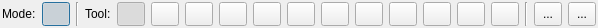
<?xml version="1.0" encoding="UTF-8"?>
<ui version="4.0">
 <class>compassDlg</class>
 <widget class="QDialog" name="compassDlg">
  <property name="geometry">
   <rect>
    <x>0</x>
    <y>0</y>
    <width>589</width>
    <height>28</height>
   </rect>
  </property>
  <property name="sizePolicy">
   <sizepolicy hsizetype="Maximum" vsizetype="Preferred">
    <horstretch>0</horstretch>
    <verstretch>0</verstretch>
   </sizepolicy>
  </property>
  <property name="windowTitle">
   <string>Compass</string>
  </property>
  <layout class="QHBoxLayout">
   <property name="leftMargin">
    <number>2</number>
   </property>
   <property name="topMargin">
    <number>2</number>
   </property>
   <property name="rightMargin">
    <number>2</number>
   </property>
   <property name="bottomMargin">
    <number>2</number>
   </property>
   <item>
    <widget class="QLabel" name="modeLabel_2">
     <property name="text">
      <string>Mode:</string>
     </property>
    </widget>
   </item>
   <item>
    <widget class="QPushButton" name="compassMode">
     <property name="sizePolicy">
      <sizepolicy hsizetype="Fixed" vsizetype="Fixed">
       <horstretch>0</horstretch>
       <verstretch>0</verstretch>
      </sizepolicy>
     </property>
     <property name="minimumSize">
      <size>
       <width>28</width>
       <height>24</height>
      </size>
     </property>
     <property name="maximumSize">
      <size>
       <width>28</width>
       <height>24</height>
      </size>
     </property>
     <property name="toolTip">
      <string>Activate compass mode to make structural measurements</string>
     </property>
     <property name="text">
      <string/>
     </property>
     <property name="icon">
      <iconset resource="../../../qCC/icones.qrc">
       <normaloff>:/CC/images/qCompass.png</normaloff>:/CC/images/qCompass.png</iconset>
     </property>
     <property name="checkable">
      <bool>true</bool>
     </property>
     <property name="checked">
      <bool>true</bool>
     </property>
     <property name="default">
      <bool>false</bool>
     </property>
     <property name="flat">
      <bool>false</bool>
     </property>
    </widget>
   </item>
   <item>
    <widget class="Line" name="line_4">
     <property name="orientation">
      <enum>Qt::Vertical</enum>
     </property>
    </widget>
   </item>
   <item>
    <widget class="QLabel" name="modeLabel">
     <property name="frameShape">
      <enum>QFrame::NoFrame</enum>
     </property>
     <property name="text">
      <string>Tool:</string>
     </property>
     <property name="scaledContents">
      <bool>false</bool>
     </property>
    </widget>
   </item>
   <item>
    <widget class="QPushButton" name="pickModeButton">
     <property name="enabled">
      <bool>true</bool>
     </property>
     <property name="sizePolicy">
      <sizepolicy hsizetype="Fixed" vsizetype="Fixed">
       <horstretch>0</horstretch>
       <verstretch>0</verstretch>
      </sizepolicy>
     </property>
     <property name="minimumSize">
      <size>
       <width>28</width>
       <height>24</height>
      </size>
     </property>
     <property name="maximumSize">
      <size>
       <width>28</width>
       <height>24</height>
      </size>
     </property>
     <property name="toolTip">
      <string>Picking Tool. Use this to select GeoObjects or measurements.</string>
     </property>
     <property name="text">
      <string/>
     </property>
     <property name="icon">
      <iconset resource="../../../qCC/icones.qrc">
       <normaloff>:/CC/images/dbGBLSensorSymbol.png</normaloff>:/CC/images/dbGBLSensorSymbol.png</iconset>
     </property>
     <property name="checkable">
      <bool>true</bool>
     </property>
     <property name="checked">
      <bool>true</bool>
     </property>
    </widget>
   </item>
   <item>
    <widget class="QPushButton" name="SelectButton">
     <property name="sizePolicy">
      <sizepolicy hsizetype="Fixed" vsizetype="Fixed">
       <horstretch>0</horstretch>
       <verstretch>0</verstretch>
      </sizepolicy>
     </property>
     <property name="minimumSize">
      <size>
       <width>28</width>
       <height>24</height>
      </size>
     </property>
     <property name="maximumSize">
      <size>
       <width>28</width>
       <height>24</height>
      </size>
     </property>
     <property name="text">
      <string/>
     </property>
     <property name="icon">
      <iconset resource="../../../qCC/icones.qrc">
       <normaloff>:/CC/images/select.png</normaloff>:/CC/images/select.png</iconset>
     </property>
    </widget>
   </item>
   <item>
    <widget class="QPushButton" name="PolyLineButton">
     <property name="sizePolicy">
      <sizepolicy hsizetype="Fixed" vsizetype="Fixed">
       <horstretch>0</horstretch>
       <verstretch>0</verstretch>
      </sizepolicy>
     </property>
     <property name="minimumSize">
      <size>
       <width>28</width>
       <height>24</height>
      </size>
     </property>
     <property name="maximumSize">
      <size>
       <width>28</width>
       <height>24</height>
      </size>
     </property>
     <property name="toolTip">
      <string>Plane Tool: Measure surface orientations</string>
     </property>
     <property name="text">
      <string/>
     </property>
     <property name="icon">
      <iconset resource="../../../qCC/icones.qrc">
       <normaloff>:/CC/images/ccTracePolyline.png</normaloff>:/CC/images/ccTracePolyline.png</iconset>
     </property>
     <property name="checkable">
      <bool>true</bool>
     </property>
     <property name="checked">
      <bool>false</bool>
     </property>
     <property name="autoDefault">
      <bool>false</bool>
     </property>
     <property name="default">
      <bool>false</bool>
     </property>
     <property name="flat">
      <bool>false</bool>
     </property>
    </widget>
   </item>
   <item>
    <widget class="QPushButton" name="NodeEditButton">
     <property name="sizePolicy">
      <sizepolicy hsizetype="Fixed" vsizetype="Fixed">
       <horstretch>0</horstretch>
       <verstretch>0</verstretch>
      </sizepolicy>
     </property>
     <property name="minimumSize">
      <size>
       <width>28</width>
       <height>24</height>
      </size>
     </property>
     <property name="maximumSize">
      <size>
       <width>28</width>
       <height>24</height>
      </size>
     </property>
     <property name="toolTip">
      <string>Plane Tool: Measure surface orientations</string>
     </property>
     <property name="text">
      <string/>
     </property>
     <property name="icon">
      <iconset resource="../../../qCC/icones.qrc">
       <normaloff>:/CC/images/dbPolylineSymbol.png</normaloff>:/CC/images/dbPolylineSymbol.png</iconset>
     </property>
     <property name="checkable">
      <bool>true</bool>
     </property>
     <property name="checked">
      <bool>false</bool>
     </property>
     <property name="autoDefault">
      <bool>false</bool>
     </property>
     <property name="default">
      <bool>false</bool>
     </property>
     <property name="flat">
      <bool>false</bool>
     </property>
    </widget>
   </item>
   <item>
    <widget class="QToolButton" name="RoadRefLineButton">
     <property name="enabled">
      <bool>true</bool>
     </property>
     <property name="minimumSize">
      <size>
       <width>28</width>
       <height>24</height>
      </size>
     </property>
     <property name="maximumSize">
      <size>
       <width>28</width>
       <height>24</height>
      </size>
     </property>
     <property name="toolTip">
      <string>RefLine</string>
     </property>
     <property name="text">
      <string/>
     </property>
     <property name="icon">
      <iconset resource="../../../qCC/icones.qrc">
       <normaloff>:/CC/images/roadRefLine.png</normaloff>:/CC/images/roadRefLine.png</iconset>
     </property>
    </widget>
   </item>
   <item>
    <widget class="QPushButton" name="RoadLineButton">
     <property name="sizePolicy">
      <sizepolicy hsizetype="Fixed" vsizetype="Fixed">
       <horstretch>0</horstretch>
       <verstretch>0</verstretch>
      </sizepolicy>
     </property>
     <property name="minimumSize">
      <size>
       <width>28</width>
       <height>24</height>
      </size>
     </property>
     <property name="maximumSize">
      <size>
       <width>28</width>
       <height>24</height>
      </size>
     </property>
     <property name="toolTip">
      <string>RoadLine</string>
     </property>
     <property name="text">
      <string/>
     </property>
     <property name="icon">
      <iconset resource="../../../qCC/icones.qrc">
       <normaloff>:/CC/images/roadLine.png</normaloff>:/CC/images/roadLine.png</iconset>
     </property>
    </widget>
   </item>
   <item>
    <widget class="QPushButton" name="RoadStopLineButton">
     <property name="sizePolicy">
      <sizepolicy hsizetype="Fixed" vsizetype="Fixed">
       <horstretch>0</horstretch>
       <verstretch>0</verstretch>
      </sizepolicy>
     </property>
     <property name="minimumSize">
      <size>
       <width>28</width>
       <height>24</height>
      </size>
     </property>
     <property name="maximumSize">
      <size>
       <width>28</width>
       <height>24</height>
      </size>
     </property>
     <property name="toolTip">
      <string>StopLine</string>
     </property>
     <property name="text">
      <string/>
     </property>
     <property name="icon">
      <iconset resource="../../../qCC/icones.qrc">
       <normaloff>:/CC/images/roadStopLine.png</normaloff>:/CC/images/roadStopLine.png</iconset>
     </property>
    </widget>
   </item>
   <item>
    <widget class="QPushButton" name="ZebraLineButton">
     <property name="enabled">
      <bool>true</bool>
     </property>
     <property name="sizePolicy">
      <sizepolicy hsizetype="Fixed" vsizetype="Fixed">
       <horstretch>0</horstretch>
       <verstretch>0</verstretch>
      </sizepolicy>
     </property>
     <property name="minimumSize">
      <size>
       <width>28</width>
       <height>24</height>
      </size>
     </property>
     <property name="maximumSize">
      <size>
       <width>28</width>
       <height>24</height>
      </size>
     </property>
     <property name="text">
      <string/>
     </property>
     <property name="icon">
      <iconset resource="../../../qCC/icones.qrc">
       <normaloff>:/CC/images/ZebarCross.png</normaloff>:/CC/images/ZebarCross.png</iconset>
     </property>
    </widget>
   </item>
   <item>
    <widget class="QPushButton" name="CylinderButton">
     <property name="sizePolicy">
      <sizepolicy hsizetype="Fixed" vsizetype="Fixed">
       <horstretch>0</horstretch>
       <verstretch>0</verstretch>
      </sizepolicy>
     </property>
     <property name="minimumSize">
      <size>
       <width>28</width>
       <height>24</height>
      </size>
     </property>
     <property name="maximumSize">
      <size>
       <width>28</width>
       <height>24</height>
      </size>
     </property>
     <property name="toolTip">
      <string>&lt;html&gt;&lt;head/&gt;&lt;body&gt;&lt;p&gt;&lt;span style=&quot; font-weight:600; font-style:italic;&quot;&gt;Cylinder&lt;/span&gt;&lt;/p&gt;&lt;/body&gt;&lt;/html&gt;</string>
     </property>
     <property name="text">
      <string/>
     </property>
     <property name="icon">
      <iconset resource="../../../qCC/icones.qrc">
       <normaloff>:/CC/images/primCylinder.gif</normaloff>:/CC/images/primCylinder.gif</iconset>
     </property>
     <property name="shortcut">
      <string>S</string>
     </property>
     <property name="checkable">
      <bool>true</bool>
     </property>
     <property name="checked">
      <bool>false</bool>
     </property>
     <property name="autoDefault">
      <bool>false</bool>
     </property>
     <property name="default">
      <bool>false</bool>
     </property>
     <property name="flat">
      <bool>false</bool>
     </property>
    </widget>
   </item>
   <item>
    <widget class="QPushButton" name="planeToolButton">
     <property name="sizePolicy">
      <sizepolicy hsizetype="Fixed" vsizetype="Fixed">
       <horstretch>0</horstretch>
       <verstretch>0</verstretch>
      </sizepolicy>
     </property>
     <property name="minimumSize">
      <size>
       <width>28</width>
       <height>24</height>
      </size>
     </property>
     <property name="maximumSize">
      <size>
       <width>28</width>
       <height>24</height>
      </size>
     </property>
     <property name="toolTip">
      <string>&lt;html&gt;&lt;head/&gt;&lt;body&gt;&lt;p&gt;&lt;span style=&quot; font-weight:600; font-style:italic;&quot;&gt;Cylinder&lt;/span&gt;&lt;/p&gt;&lt;/body&gt;&lt;/html&gt;</string>
     </property>
     <property name="text">
      <string/>
     </property>
     <property name="icon">
      <iconset resource="../../../qCC/icones.qrc">
       <normaloff>:/CC/images/RedGreen.png</normaloff>:/CC/images/RedGreen.png</iconset>
     </property>
     <property name="checkable">
      <bool>true</bool>
     </property>
     <property name="checked">
      <bool>false</bool>
     </property>
     <property name="autoDefault">
      <bool>false</bool>
     </property>
     <property name="default">
      <bool>false</bool>
     </property>
     <property name="flat">
      <bool>false</bool>
     </property>
    </widget>
   </item>
   <item>
    <widget class="QPushButton" name="sphereToolButton">
     <property name="sizePolicy">
      <sizepolicy hsizetype="Fixed" vsizetype="Fixed">
       <horstretch>0</horstretch>
       <verstretch>0</verstretch>
      </sizepolicy>
     </property>
     <property name="minimumSize">
      <size>
       <width>28</width>
       <height>24</height>
      </size>
     </property>
     <property name="maximumSize">
      <size>
       <width>28</width>
       <height>24</height>
      </size>
     </property>
     <property name="toolTip">
      <string>&lt;html&gt;&lt;head/&gt;&lt;body&gt;&lt;p&gt;&lt;span style=&quot; font-weight:600; font-style:italic;&quot;&gt;Cylinder&lt;/span&gt;&lt;/p&gt;&lt;/body&gt;&lt;/html&gt;</string>
     </property>
     <property name="text">
      <string/>
     </property>
     <property name="icon">
      <iconset resource="../../../qCC/icones.qrc">
       <normaloff>:/CC/images/primSphere.gif</normaloff>:/CC/images/primSphere.gif</iconset>
     </property>
     <property name="checkable">
      <bool>true</bool>
     </property>
     <property name="checked">
      <bool>false</bool>
     </property>
     <property name="autoDefault">
      <bool>false</bool>
     </property>
     <property name="default">
      <bool>false</bool>
     </property>
     <property name="flat">
      <bool>false</bool>
     </property>
    </widget>
   </item>
   <item>
    <widget class="QPushButton" name="planeModeButton">
     <property name="sizePolicy">
      <sizepolicy hsizetype="Fixed" vsizetype="Fixed">
       <horstretch>0</horstretch>
       <verstretch>0</verstretch>
      </sizepolicy>
     </property>
     <property name="minimumSize">
      <size>
       <width>28</width>
       <height>24</height>
      </size>
     </property>
     <property name="maximumSize">
      <size>
       <width>28</width>
       <height>24</height>
      </size>
     </property>
     <property name="toolTip">
      <string>Plane Tool: Measure surface orientations</string>
     </property>
     <property name="text">
      <string/>
     </property>
     <property name="icon">
      <iconset resource="../../../qCC/icones.qrc">
       <normaloff>:/CC/images/ccSamplePoints.png</normaloff>:/CC/images/ccSamplePoints.png</iconset>
     </property>
     <property name="checkable">
      <bool>true</bool>
     </property>
     <property name="checked">
      <bool>false</bool>
     </property>
     <property name="autoDefault">
      <bool>false</bool>
     </property>
     <property name="default">
      <bool>false</bool>
     </property>
     <property name="flat">
      <bool>false</bool>
     </property>
    </widget>
   </item>
   <item>
    <widget class="Line" name="line_2">
     <property name="orientation">
      <enum>Qt::Vertical</enum>
     </property>
    </widget>
   </item>
   <item>
    <widget class="QToolButton" name="undoButton">
     <property name="minimumSize">
      <size>
       <width>28</width>
       <height>24</height>
      </size>
     </property>
     <property name="maximumSize">
      <size>
       <width>28</width>
       <height>24</height>
      </size>
     </property>
     <property name="toolTip">
      <string>Undo last action</string>
     </property>
     <property name="text">
      <string>...</string>
     </property>
     <property name="icon">
      <iconset resource="../../../qCC/icones.qrc">
       <normaloff>:/CC/images/smallRevert.png</normaloff>:/CC/images/smallRevert.png</iconset>
     </property>
     <property name="shortcut">
      <string>Ctrl+Z</string>
     </property>
    </widget>
   </item>
   <item>
    <widget class="QToolButton" name="closeButton">
     <property name="minimumSize">
      <size>
       <width>28</width>
       <height>24</height>
      </size>
     </property>
     <property name="maximumSize">
      <size>
       <width>28</width>
       <height>24</height>
      </size>
     </property>
     <property name="toolTip">
      <string>Exit ccCompass plugin. Thanks for visiting :)</string>
     </property>
     <property name="text">
      <string>...</string>
     </property>
     <property name="icon">
      <iconset resource="../../../qCC/icones.qrc">
       <normaloff>:/CC/images/smallCancel.png</normaloff>:/CC/images/smallCancel.png</iconset>
     </property>
     <property name="shortcut">
      <string>Esc</string>
     </property>
    </widget>
   </item>
  </layout>
 </widget>
 <resources>
  <include location="../ccCompass.qrc"/>
  <include location="../../../qCC/icones.qrc"/>
 </resources>
 <connections/>
</ui>
